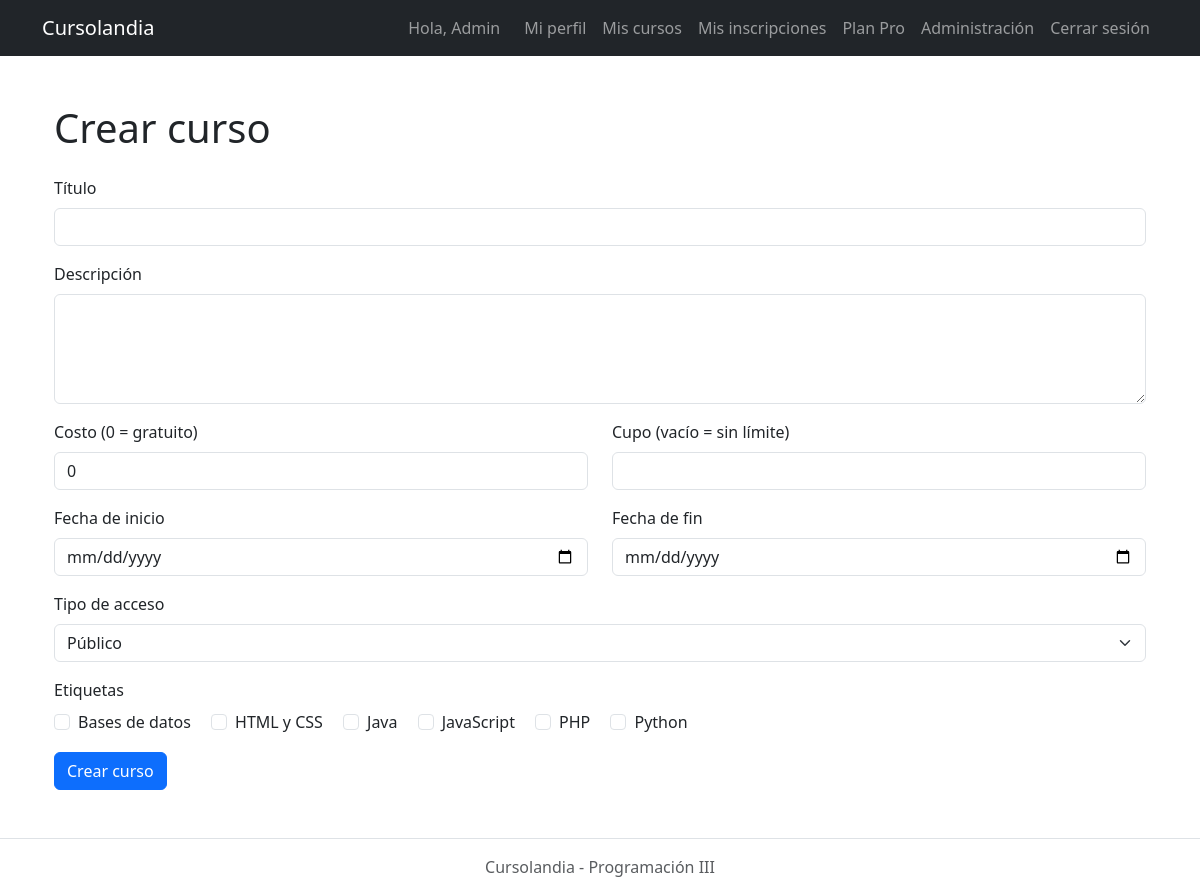
The page /Paginas/crear_curso.php (signed in) on the database its author committed.
### tables this page shows
CREATE TABLE etiquetas (
    id INT AUTO_INCREMENT PRIMARY KEY,
    nombre VARCHAR(50) NOT NULL UNIQUE
);

### Manejadores/ManejadorCurso.php (called while the page is built, shortened)
<?php
class ManejadorCurso {
    private $conexion;
    public function __construct($conexion) {
        $this->conexion = $conexion;
    }
    public function listarEtiquetas() {
        $sql = "SELECT id, nombre FROM etiquetas ORDER BY nombre";
        $resultado = mysqli_query($this->conexion, $sql);
        $etiquetas = array();
        while ($fila = mysqli_fetch_assoc($resultado)) {
            $etiquetas[] = $fila;
        }
        return $etiquetas;
    }
}
?>

### Paginas/crear_curso.php (the view, shortened to what this page needs)
<?php
include "../Manejadores/ManejadorCurso.php";
$manejadorCurso = new ManejadorCurso($conexion);
$titulo = "";
$descripcion = "";
$costo = "0";
$cupo = "";
$fecha_inicio = "";
$fecha_fin = "";
$tipo_acceso = "publico";
$etiquetas_elegidas = array ();
$todas_las_etiquetas = array ();
try {
    $todas_las_etiquetas = $manejadorCurso->listarEtiquetas();
} catch (Exception $e) {
    $error = $e->getMessage();
}
?>
<?php include "includes/header.php"; ?>
<div class="container my-4">
    <h1 class="mb-4">Crear curso</h1>
    <form method="POST" action="crear_curso.php">
        <div class="mb-3">
            <label class="form-label">Título</label>
            <input type="text" name="titulo" class="form-control" value="<?php echo $titulo; ?>">
        </div>
        <div class="mb-3">
            <label class="form-label">Descripción</label>
            <textarea name="descripcion" class="form-control" rows="4"><?php echo $descripcion; ?></textarea>
        </div>
        <div class="row">
            <div class="col-md-6 mb-3">
                <label class="form-label">Costo (0 = gratuito)</label>
                <input type="number" name="costo" class="form-control" min="0" step="0.01" value="<?php echo $costo; ?>">
            </div>
            <div class="col-md-6 mb-3">
                <label class="form-label">Cupo (vacío = sin límite)</label>
                <input type="number" name="cupo" class="form-control" min="1" value="<?php echo $cupo; ?>">
            </div>
        </div>
        <div class="row">
            <div class="col-md-6 mb-3">
                <label class="form-label">Fecha de inicio</label>
                <input type="date" name="fecha_inicio" class="form-control" value="<?php echo $fecha_inicio; ?>">
            </div>
            <div class="col-md-6 mb-3">
                <label class="form-label">Fecha de fin</label>
                <input type="date" name="fecha_fin" class="form-control" value="<?php echo $fecha_fin; ?>">
            </div>
        </div>
        <div class="mb-3">
            <label class="form-label">Tipo de acceso</label>
            <select name="tipo_acceso" class="form-select">
                <option value="publico" <?php if ($tipo_acceso == "publico") { echo "selected"; } ?>>Público</option>
            </select>
        </div>
        <div class="mb-3">
            <label class="form-label">Etiquetas</label><br>
            <?php foreach ($todas_las_etiquetas as $etiqueta) { ?>
                <div class="form-check form-check-inline">
                    <input class="form-check-input" type="checkbox" name="etiquetas[]"
                           id="etiqueta<?php echo $etiqueta['id']; ?>"
                           value="<?php echo $etiqueta['id']; ?>"
                           <?php if (in_array($etiqueta['id'], $etiquetas_elegidas)) { echo "checked"; } ?>>
                    <label class="form-check-label" for="etiqueta<?php echo $etiqueta['id']; ?>">
                        <?php echo $etiqueta['nombre']; ?>
                    </label>
                </div>
            <?php } ?>
        </div>
        <button type="submit" name="enviar" class="btn btn-primary">Crear curso</button>
    </form>
</div>
<?php include "includes/footer.php"; ?>

### rows shown on the page
etiquetas: nombre "Bases de datos"
etiquetas: nombre "HTML y CSS"
etiquetas: nombre "Java"
etiquetas: nombre "JavaScript"
etiquetas: nombre "PHP"
etiquetas: nombre "Python"

### other values the page prints
$_SESSION['usuario_nombre'] "Admin"
